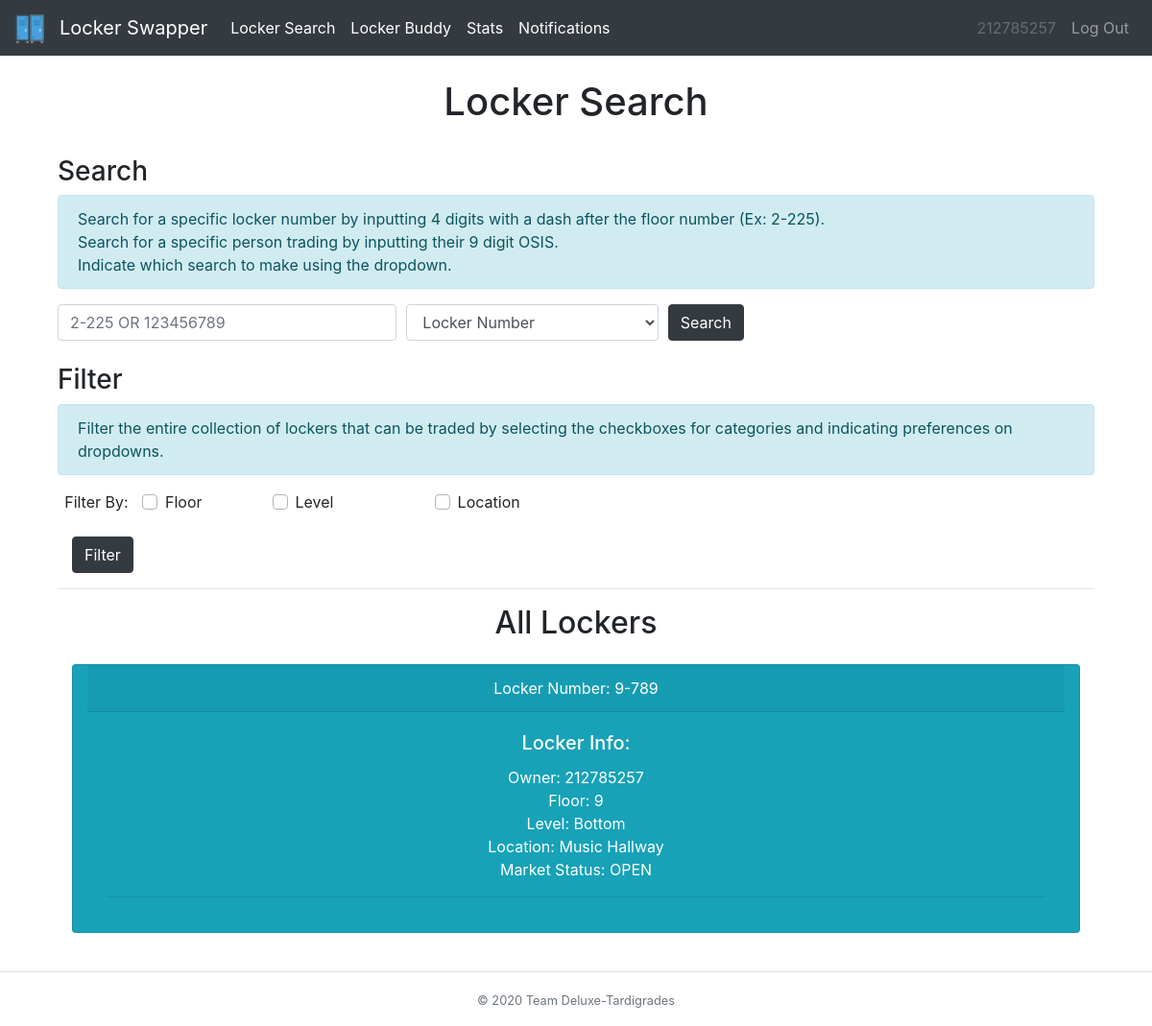
/locker (signed in), run on an earlier commit of the app's database.
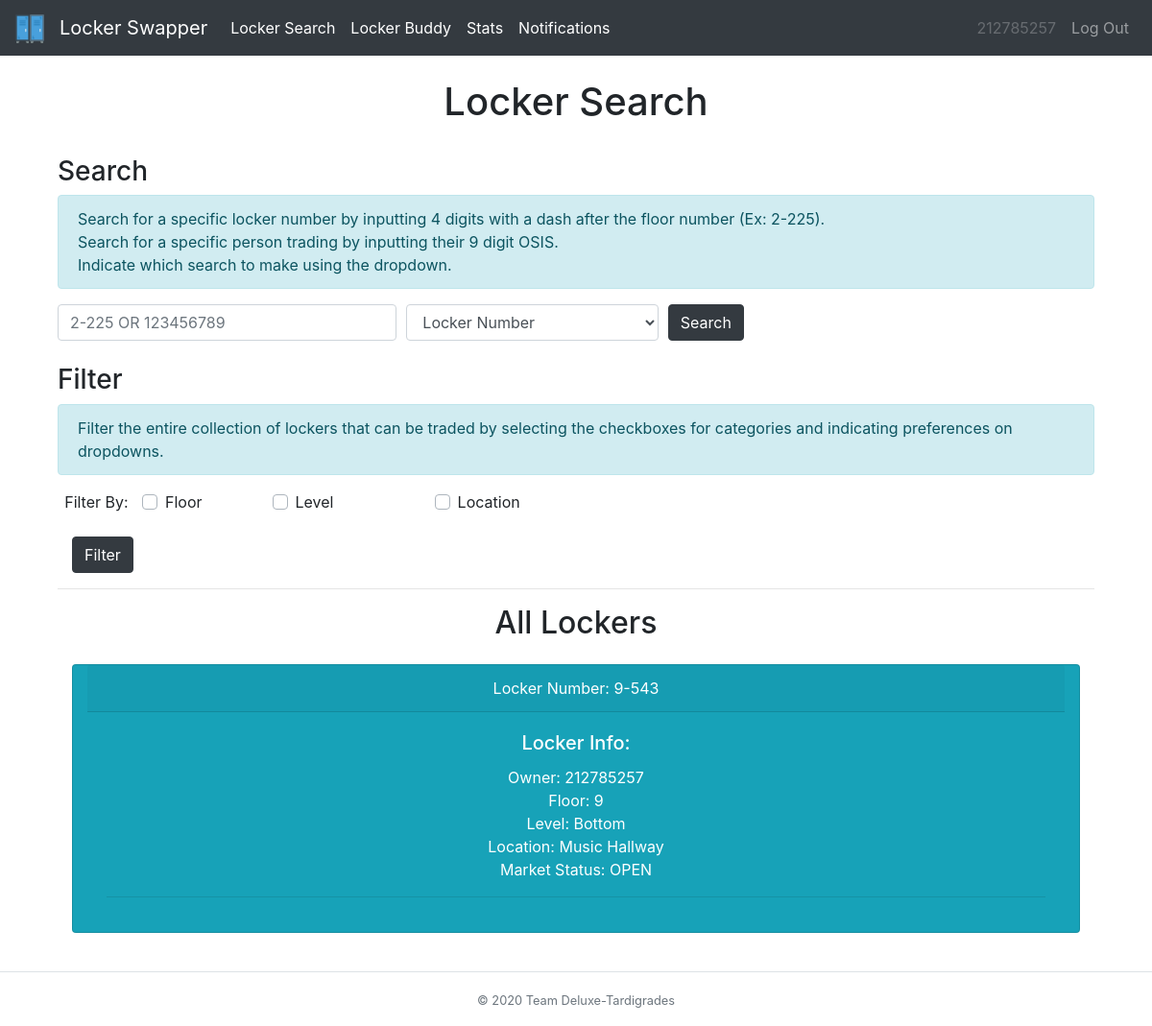
And on a later commit of the database.
### tables this page shows
CREATE TABLE transaction_tbl (locker INT, recipient INT, sender INT, status INT, request TEXT, floor INT);

### __init__.py (the view)
@app.route("/locker")
@login_required
def locker():
    user = session['osis']
    all = db_manager.tradeableLockers()
    to = db_manager.getTransactionTo(session["osis"])
    sender = db_manager.getTransactionFrom(session["osis"])
    return render_template("locker.html",user=user,all=all,results=[],to=to,sender=sender,heading="Locker Search")

### __init__.py (called while the page is built)
def login_required(f):
    @wraps(f)
    def dec(*args, **kwargs):
        if 'osis' in session:
            return f(*args, **kwargs)
        flash('You must be logged in to view this page!', 'danger')
        return redirect('/')
    return dec

### db_builder.py (called while the page is built)
def exec(cmd):
    db = sqlite3.connect(DB_FILE)
    c = db.cursor()
    output = c.execute(cmd)
    db.commit()
    return output

def execmany(cmd, inputs):
    db = sqlite3.connect(DB_FILE)
    c = db.cursor()
    output = c.execute(cmd, inputs)
    db.commit()
    return output

### db_manager.py (called while the page is built)
def getLockerInfo(locker):
    q = "SELECT * from locker_tbl WHERE locker=?"
    inputs = (locker,)
    data = execmany(q, inputs).fetchone()
    info=[]
    print(data)
    for value in data:
        info.append(value)
    return info

def getTransLock(data):
    dataDict = {}
    for i in data:
        print(i)
        lock = getLockerInfo(i[0])
        dataDict[i] = lock
    return dataDict

def tradeableLockers():
    q = "SELECT * FROM transaction_tbl WHERE status=1 AND request='L' AND recipient=''"
    data = exec(q).fetchall() #-> [(tuple,1,2,3),(tuple,1,2,3)]
    return getTransLock(data)

### templates/locker.html (shortened to what this page needs)
{% extends "base.html" %}
{% block body %}
<div class="container">
  <h3>Search</h3>
  <div class="alert alert-info" role="alert">
     Search for a specific locker number by inputting 4 digits with a dash after the floor number (Ex: 2-225).<br>
      Search for a specific person trading by inputting their 9 digit OSIS.<br>
      Indicate which search to make using the dropdown.
  </div>
  <div>
    <form action="/lSearch" method="post">
      <div class="form-row">
        <div class="form group col-md-4">
          <input id="query" class="form-control mr-sm-2" type="text" name="query" placeholder="2-225 OR 123456789"><br>
        </div>
        <div class="form group col-md-3">
          <select id="searchBy" class="form-control" name="searchBy">
            <option>Locker Number</option>
          </select>
        </div>
        <div class="form-group col-md-1">
          <button class="btn btn-dark" type="submit">Search</button>
        </div>
      </div>
    </form>
  </div>
  <h3>Filter</h3>
  <div class="alert alert-info" role="alert">
    Filter the entire collection of lockers that can be traded by selecting the checkboxes for categories and indicating preferences on dropdowns.
  </div>
  <div>
    <form action="/lFilter" method="post">
      <div class="form-row text-center">
        <div class="form-group col-md-1">
          <label for="filter">Filter By:  </label>
        </div>
        <div class="form-group col-md-1 custom-control custom-checkbox">
          <label class="custom-control-label" for="floor">Floor</label>
        </div>
        <div class="form-group col-md-2 custom-control custom-checkbox">
          <label class="custom-control-label" for="level">Level</label>
        </div>
        <div class="form-group col-md-2 custom-control custom-checkbox">
          <label class="custom-control-label" for="type">Location</label>
        </div>
      </div>
      <div class="form-group col-md-1">
        <button class="btn btn-dark" type="submit">Filter</button>
      </div>
    </form>
  </div>
  <hr>
  <div class="container">
    {% if results == [] and all != [] %}
    <div class="text-center">
      <h2>All Lockers</h2>
    </div>
    <div class="col-sm-12 col-md-12 col-lg-12 mx-auto">
      {% for key in all %}
      <div class="row">
        <div class="card text-white text-center bg-info my-3 col-md-12">
          <div class="card-header">Locker Number: {{key[5]}}-{{key[0]}}</div>
          <div class="card-body">
            <h5 class="card-title">Locker Info:</h5>
            <p class="card-text">Owner: {{key[2]}} <br> Floor: {{key[5]}} <br>
                               Level: {{all[key][4]}} <br> Location: {{all[key][5]}} <br>
                               Market Status: OPEN </p>
            <hr class="my-3">
          </div>
        </div>
      </div>
      {% endfor %}
    {% endif %}
    </div>
    </div>
  </div>
{% endblock %}

What changed in the data, as far as the page shows it:
changed transaction_tbl: locker "789" → "543"
